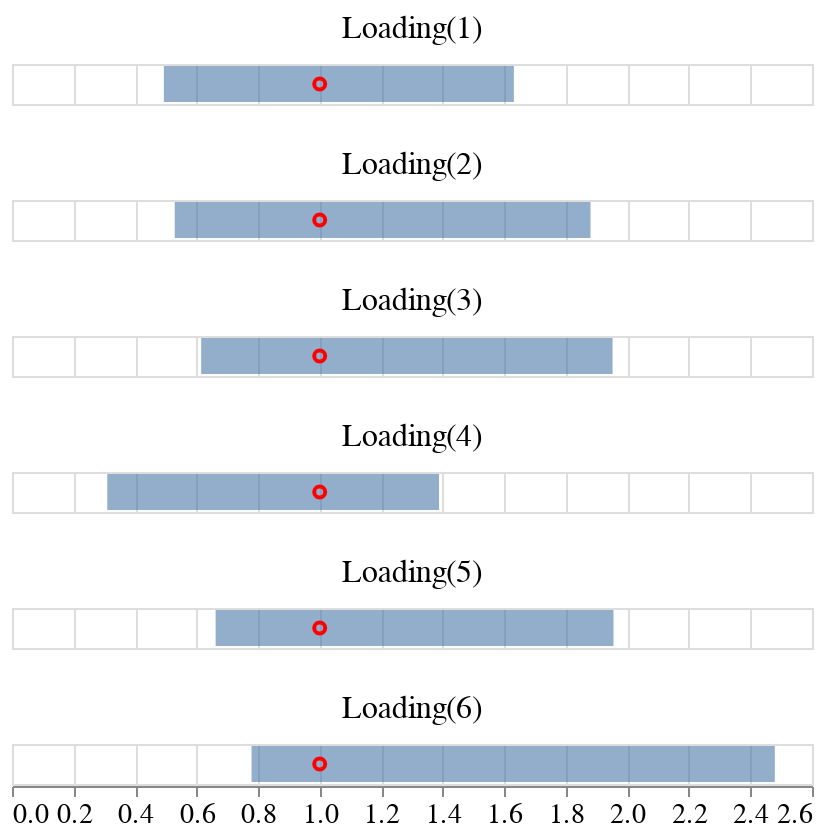

Write notebook code for a chart like this one.
### Markdown cell above
### credible intervals

### Code cell
param = 'beta'
df = get_post_df(particles[param])
df_quant = df.groupby(['row', 'col'])[['value']].quantile(0.025).reset_index()
df_quant.rename({'value':'q1'}, axis=1, inplace=True)
df_quant2 = df.groupby(['row', 'col'])[['value']].quantile(0.975).reset_index()
df_quant2.rename({'value':'q2'}, axis=1, inplace=True)

df = df_quant.merge(df_quant2, on=['row', 'col'])
df.drop(['col'], 1, inplace=True)


dd = pd.DataFrame(data.raw_data['beta'], columns=['0'])
dd['row'] = np.arange(dd.shape[0])
dd = dd.melt(id_vars='row', var_name='col', value_name = 'data')
dd['col'] = dd.col.astype(int)

dd.drop(['col'], 1, inplace=True)

plot_data = df.merge(dd, on=['row'])
plot_data['row'] = plot_data['row']+1
plot_data['index'] = 'Loading('+plot_data.row.astype(str)+')'


c1 = alt.Chart(plot_data).mark_bar(opacity=0.6).encode(
        alt.X('q1', title=None),
        alt.X2('q2', title=None))

c2 = alt.Chart(plot_data).mark_point(opacity=1, color='red').encode(
        alt.X('data', title=None)
)


(c1+c2).facet(
    facet=alt.Facet('index:N', title=None),
    title='',
    columns=1
).configure_axis(
    labelFontSize=14,
).configure_title(
    fontSize=16
).configure_header(labelFontSize=16)

### Figure 1 — Vega-Lite specification as saved in the notebook (floating-point values rounded to 4 significant figures)
{"config": {"view": {"continuousWidth": 400, "continuousHeight": 300}, "axis": {"labelFontSize": 14}, "header": {"labelFontSize": 16}, "title": {"fontSize": 16}}, "data": {"name": "data-9969961e72fdb67b466eb2649f20725c"}, "facet": {"type": "nominal", "field": "index", "title": null}, "spec": {"layer": [{"mark": {"type": "bar", "opacity": 0.6}, "encoding": {"x": {"type": "quantitative", "field": "q1", "title": null}, "x2": {"field": "q2", "title": null}}}, {"mark": {"type": "point", "color": "red", "opacity": 1}, "encoding": {"x": {"type": "quantitative", "field": "data", "title": null}}}]}, "columns": 1, "title": "", "$schema": "https://vega.github.io/schema/vega-lite/v4.8.1.json", "datasets": {"data-9969961e72fdb67b466eb2649f20725c": [{"row": 1, "q1": 0.4935, "q2": 1.631, "data": 1.0, "index": "Loading(1)"}, {"row": 2, "q1": 0.5288, "q2": 1.88, "data": 1.0, "index": "Loading(2)"}, {"row": 3, "q1": 0.6147, "q2": 1.952, "data": 1.0, "index": "Loading(3)"}, {"row": 4, "q1": 0.3097, "q2": 1.388, "data": 1.0, "index": "Loading(4)"}, {"row": 5, "q1": 0.6619, "q2": 1.955, "data": 1.0, "index": "Loading(5)"}, {"row": 6, "q1": 0.7786, "q2": 2.479, "data": 1.0, "index": "Loading(6)"}]}}
